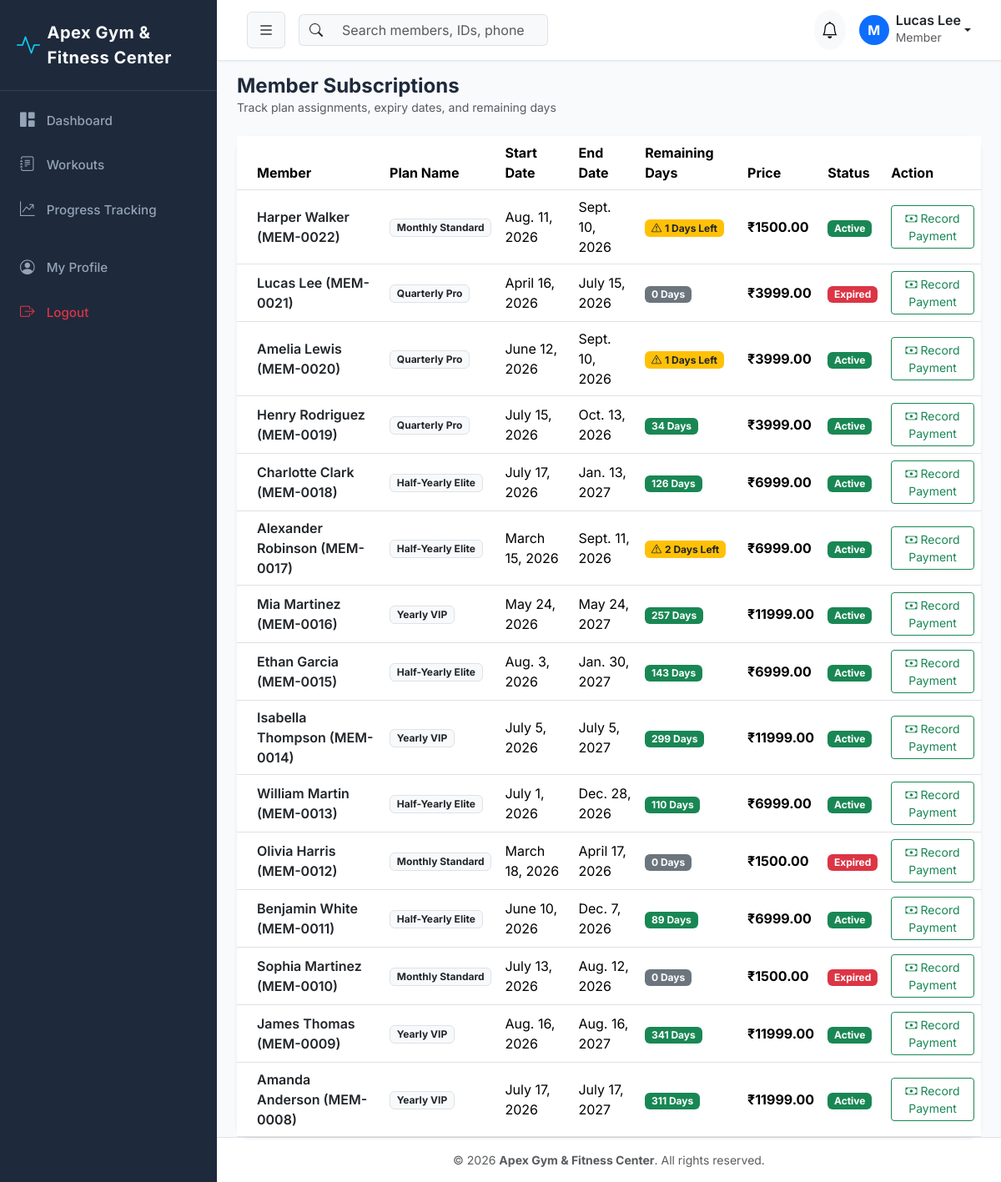
/memberships/subscriptions/ (signed in), run on an earlier commit of the app's database.
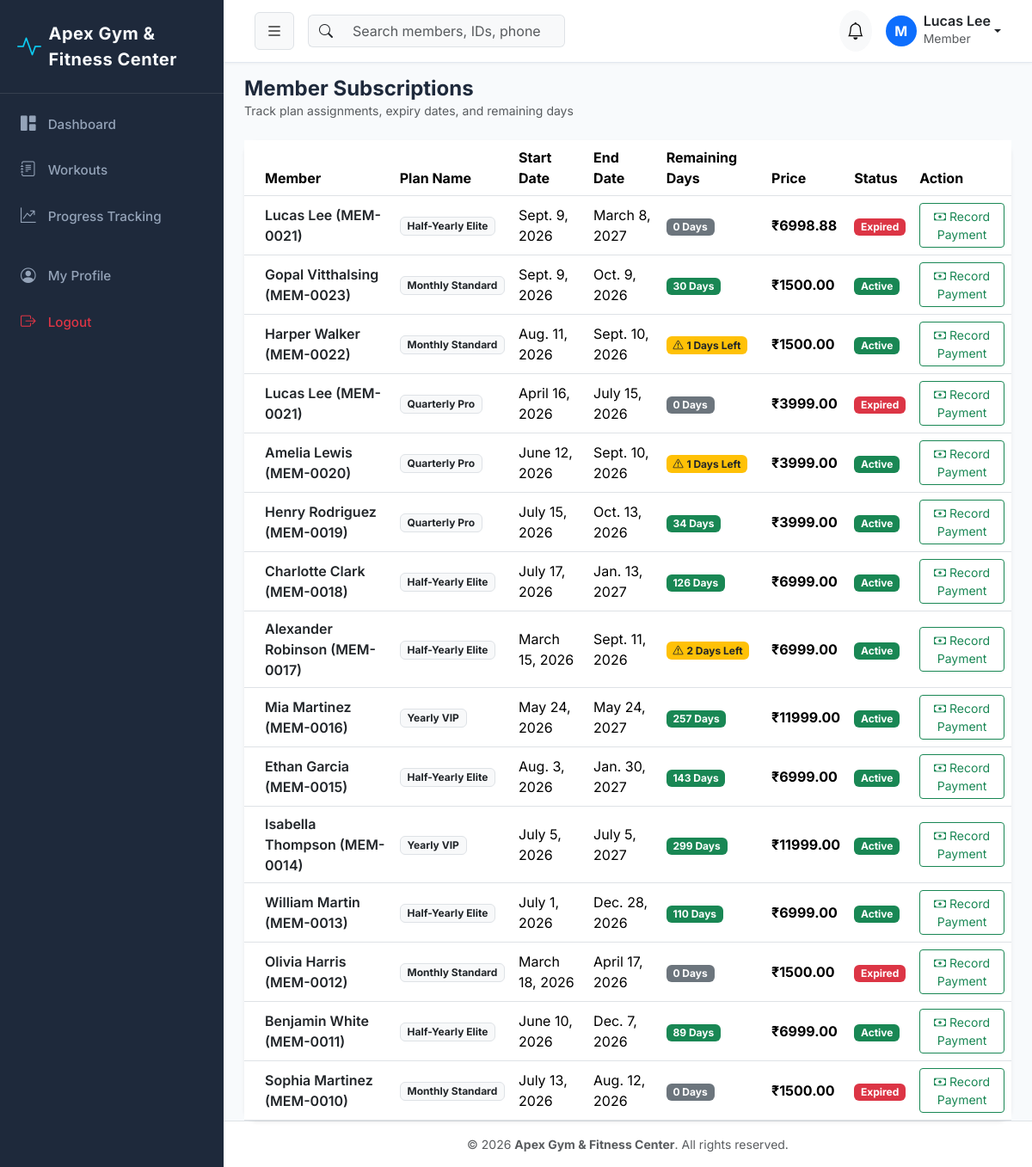
And on a later commit of the database.
### memberships/models.py (models this page shows, shortened)
class MemberSubscription(models.Model):
    class StatusChoices(models.TextChoices):
        ACTIVE = 'ACTIVE', 'Active'
        EXPIRED = 'EXPIRED', 'Expired'
        CANCELLED = 'CANCELLED', 'Cancelled'
        PENDING = 'PENDING', 'Pending'
    member = models.ForeignKey(Member, on_delete=models.CASCADE, related_name='subscriptions')
    membership_plan = models.ForeignKey(MembershipPlan, on_delete=models.PROTECT, related_name='subscriptions')
    start_date = models.DateField(default=timezone.now)
    end_date = models.DateField()
    price = models.DecimalField(max_digits=10, decimal_places=2)
    discount = models.DecimalField(max_digits=10, decimal_places=2, default=0.00)
    final_amount = models.DecimalField(max_digits=10, decimal_places=2)
    status = models.CharField(max_length=20, choices=StatusChoices.choices, default=StatusChoices.ACTIVE)
    created_at = models.DateTimeField(auto_now_add=True)
    @property
    def remaining_days(self):
        today = timezone.now().date()
        if self.end_date < today:
            return 0
        return (self.end_date - today).days
    @property
    def is_expiring_soon(self):
        return 0 < self.remaining_days <= 7 and self.status == self.StatusChoices.ACTIVE

class MembershipPlan(models.Model):
    name = models.CharField(max_length=100)
    description = models.TextField(blank=True, null=True)
    duration_days = models.PositiveIntegerField(help_text='Duration in days, e.g. 30, 90, 365')
    price = models.DecimalField(max_digits=10, decimal_places=2)
    features = models.TextField(help_text='Features comma or newline separated', blank=True, null=True)
    is_active = models.BooleanField(default=True)
    created_at = models.DateTimeField(auto_now_add=True)

### members/models.py (models this page shows, shortened)
class Member(models.Model):
    class GenderChoices(models.TextChoices):
        MALE = 'MALE', 'Male'
        FEMALE = 'FEMALE', 'Female'
        OTHER = 'OTHER', 'Other'
    class StatusChoices(models.TextChoices):
        ACTIVE = 'ACTIVE', 'Active'
        INACTIVE = 'INACTIVE', 'Inactive'
        SUSPENDED = 'SUSPENDED', 'Suspended'
        EXPIRED = 'EXPIRED', 'Expired'
    member_id = models.CharField(max_length=20, unique=True, editable=False)
    user = models.OneToOneField(
        settings.AUTH_USER_MODEL,
        on_delete=models.CASCADE,
        related_name='member_profile'
    )
    date_of_birth = models.DateField(blank=True, null=True)
    gender = models.CharField(max_length=10, choices=GenderChoices.choices, default=GenderChoices.MALE)
    phone = models.CharField(max_length=20)
    email = models.EmailField()
    address = models.TextField(blank=True, null=True)
    emergency_contact_name = models.CharField(max_length=100, blank=True, null=True)
    emergency_contact_phone = models.CharField(max_length=20, blank=True, null=True)
    joining_date = models.DateField(default=timezone.now)
    status = models.CharField(max_length=20, choices=StatusChoices.choices, default=StatusChoices.ACTIVE)
    height = models.DecimalField(max_digits=5, decimal_places=2, help_text='Height in cm', blank=True, null=True)
    weight = models.DecimalField(max_digits=5, decimal_places=2, help_text='Weight in kg', blank=True, null=True)
    medical_notes = models.TextField(blank=True, null=True)
    profile_picture = models.ImageField(upload_to='members/', blank=True, null=True)
    created_at = models.DateTimeField(auto_now_add=True)
    updated_at = models.DateTimeField(auto_now=True)
    @property
    def full_name(self):
        return self.user.get_full_name_or_username()

### accounts/models.py (models this page shows, shortened)
class User(AbstractUser):
    class Role(models.TextChoices):
        ADMIN = 'ADMIN', 'Admin'
        STAFF = 'STAFF', 'Staff'
        TRAINER = 'TRAINER', 'Trainer'
        MEMBER = 'MEMBER', 'Member'
    role = models.CharField(
        max_length=20,
        choices=Role.choices,
        default=Role.MEMBER,
        help_text='Role for role-based access control'
    )
    phone = models.CharField(max_length=20, blank=True, null=True)
    profile_picture = models.ImageField(upload_to='profiles/', blank=True, null=True)
    created_at = models.DateTimeField(auto_now_add=True)
    updated_at = models.DateTimeField(auto_now=True)
    @property
    def is_admin(self):
        return self.role == self.Role.ADMIN or self.is_superuser
    @property
    def is_staff_user(self):
        return self.role == self.Role.STAFF or self.is_admin
    @property
    def is_member(self):
        return self.role == self.Role.MEMBER
    def get_full_name_or_username(self):
        full = f"{self.first_name} {self.last_name}".strip()
        return full if full else self.username

### memberships/views.py (the view)
# urls.py: path('subscriptions/', views.subscription_list_view, name='subscription_list'),
@login_required
def subscription_list_view(request):
    subscriptions = MemberSubscription.objects.select_related('member', 'membership_plan').all().order_by('-created_at')
    status_filter = request.GET.get('status', '')
    if status_filter:
        subscriptions = subscriptions.filter(status=status_filter)
    paginator = Paginator(subscriptions, 15)
    page_number = request.GET.get('page')
    page_obj = paginator.get_page(page_number)
    return render(request, 'memberships/subscription_list.html', {
        'page_obj': page_obj,
        'status_filter': status_filter,
        'statuses': MemberSubscription.StatusChoices.choices,
    })

### notifications/context_processors.py (called while the page is built)
def user_notifications(request):
    if request.user.is_authenticated:
        unread = Notification.objects.filter(user=request.user, is_read=False)[:5]
        unread_count = Notification.objects.filter(user=request.user, is_read=False).count()
        return {
            'navbar_notifications': unread,
            'unread_notifications_count': unread_count
        }
    return {
        'navbar_notifications': [],
        'unread_notifications_count': 0
    }

### templates/memberships/subscription_list.html (shortened to what this page needs)
{% extends "base.html" %}
{% block content %}
<div class="d-flex justify-content-between align-items-center mb-4">
    <div>
        <h4 class="fw-bold mb-0">Member Subscriptions</h4>
        <p class="text-muted small mb-0">Track plan assignments, expiry dates, and remaining days</p>
    </div>
</div>
<div class="card border-0 shadow-sm rounded-4">
    <div class="card-body p-0">
        <div class="table-responsive">
            <table class="table table-hover align-middle mb-0">
                <thead class="bg-light">
                    <tr>
                        <th class="ps-4">Member</th>
                        <th>Plan Name</th>
                        <th>Start Date</th>
                        <th>End Date</th>
                        <th>Remaining Days</th>
                        <th>Price</th>
                        <th>Status</th>
                        <th>Action</th>
                    </tr>
                </thead>
                <tbody>
                    {% for sub in page_obj %}
                    <tr>
                        <td class="ps-4 fw-semibold">
                            <a href="{% url 'members:detail' sub.member.pk %}" class="text-dark text-decoration-none">
                                {{ sub.member.full_name }} ({{ sub.member.member_id }})
                            </a>
                        </td>
                        <td><span class="badge bg-light text-dark border">{{ sub.membership_plan.name }}</span></td>
                        <td>{{ sub.start_date }}</td>
                        <td>{{ sub.end_date }}</td>
                        <td>
                            {% if sub.status == 'ACTIVE' %}
                                {% if sub.is_expiring_soon %}
                                <span class="badge bg-warning text-dark"><i class="bi bi-exclamation-triangle me-1"></i>{{ sub.remaining_days }} Days Left</span>
                                {% else %}
                                <span class="badge bg-success">{{ sub.remaining_days }} Days</span>
                                {% endif %}
                            {% else %}
                                <span class="badge bg-secondary">0 Days</span>
                            {% endif %}
                        </td>
                        <td class="fw-bold">₹{{ sub.final_amount }}</td>
                        <td>
                            <span class="badge {% if sub.status == 'ACTIVE' %}bg-success{% elif sub.status == 'EXPIRED' %}bg-danger{% else %}bg-secondary{% endif %}">
                                {{ sub.get_status_display }}
                            </span>
                        </td>
                        <td>
                            <a href="{% url 'payments:create' %}?member_id={{ sub.member.pk }}&sub_id={{ sub.pk }}" class="btn btn-sm btn-outline-success"><i class="bi bi-cash"></i> Record Payment</a>
                        </td>
                    </tr>
                    {% empty %}
                    <tr><td colspan="8" class="text-center py-4 text-muted">No subscriptions found.</td></tr>
                    {% endfor %}
                </tbody>
            </table>
        </div>
    </div>
</div>
{% endblock %}

What changed in the data, as far as the page shows it:
no longer on this page (row unchanged): MemberSubscription: member.full_name "James Thomas", member.member_id "MEM-0009", membership_plan.name "Yearly VIP", start_date "Aug. 16, 2026", end_date "Aug. 16, 2027", remaining_days "341", final_amount "11999.00", status "Active"
no longer on this page (row unchanged): MemberSubscription: member.full_name "Amanda Anderson", member.member_id "MEM-0008", membership_plan.name "Yearly VIP", start_date "July 17, 2026", end_date "July 17, 2027", remaining_days "311", final_amount "11999.00", status "Active"
added MemberSubscription: member.full_name "Lucas Lee", member.member_id "MEM-0021", membership_plan.name "Half-Yearly Elite", start_date "Sept. 9, 2026", end_date "March 8, 2027", shows "0 Days", final_amount "6998.88", status "Expired"
added MemberSubscription: member.full_name "Gopal Vitthalsing", member.member_id "MEM-0023", membership_plan.name "Monthly Standard", start_date "Sept. 9, 2026", end_date "Oct. 9, 2026", remaining_days "30", final_amount "1500.00", status "Active"
